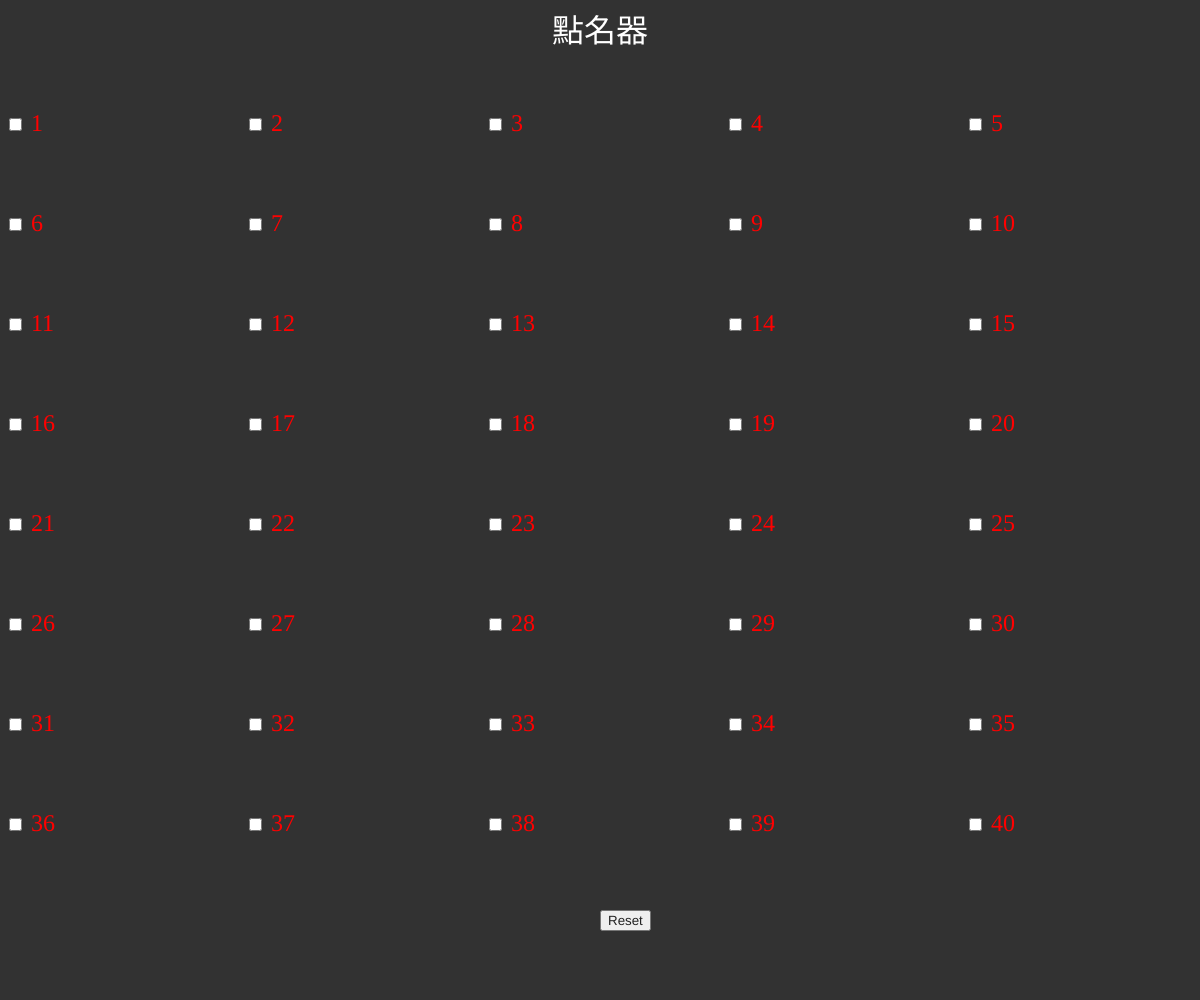
Frame 1 (no input)
Frame 60 (no input): identical to frame 1, image omitted
Frame 120 (the mouse pressed at the canvas centre since frame 60): identical to frame 1, image omitted

The p5.js sketch that drew this single still picture (run headless with seeded random() and noise() and a simulated clock; from frame 60 on, the mouse is pressed at the canvas centre):

// p5.js sketch
// ── sketch.js
var checkboxes = [];
var topPadding = 10; // 設定 padding 值
var leftPadding = -50; // 設定 padding 值

function setup() {
  createCanvas(windowWidth, windowHeight);
  displayDensity(pixelDensity);
  leftPadding = 5;
  background(50);
  // add a title in middle
  fill(255);
  textSize(32);
  textAlign(CENTER);
  text("點名器", width / 2, topPadding + 32);
  // create a 5x8 checkbox grid
  for (var i = 0; i < 5; i++) {
    for (var j = 0; j < 8; j++) {
      checkboxes.push(createCheckbox(" " + str(j * 5 + i + 1))); // 在這裡添加文字
      checkboxes[checkboxes.length - 1].position(
        (windowWidth / 5) * i + leftPadding,
        (windowHeight / 10) * (j + 1) + topPadding
      );
      checkboxes[checkboxes.length - 1].style("color", "red"); // 改變文字顏色
      checkboxes[checkboxes.length - 1].style("font-size", "24px"); // 改變文字大小

      // 當 checkbox 被選中或取消選中時，改變其顏色
      checkboxes[checkboxes.length - 1].changed(function () {
        if (this.checked()) {
          this.style("color", "dodgerblue"); 
        } else {
          this.style("color", "red"); 
        }
      });
    }
  }
  // create a reset button, once clicked, all checkboxes will be unchecked
  var reset = createButton("Reset");
  reset.position(windowWidth / 2, (windowHeight / 10) * 9 + topPadding);
  reset.style("color", "#222222");
  reset.mousePressed(function () {
    for (var i = 0; i < checkboxes.length; i++) {
      checkboxes[i].checked(false);
      checkboxes[i].style("color", "red");
    }
  });
}

function draw() {}
